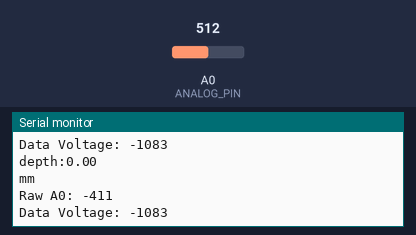
The sketch below on a simulated Arduino Uno, built with avr-gcc and run on an emulated ATmega328P. Parts: the last lines printed to the serial monitor. The inputs (shaded band) are chosen by the test bench; at power-on: A0 (ANALOG_PIN) = 512.

Above: at 1.2 s.
1.3 s: A0 (ANALOG_PIN) set to 537
At 2.4 s:
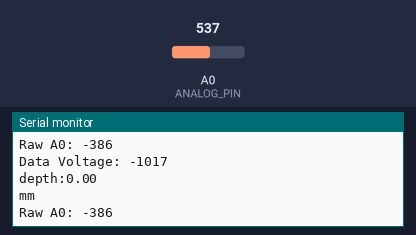
2.8 s: A0 (ANALOG_PIN) set to 551
At 3.4 s:
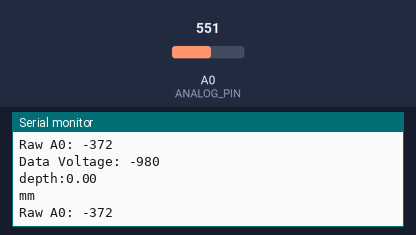
5.8 s: A0 (ANALOG_PIN) set to 812
At 6.7 s:
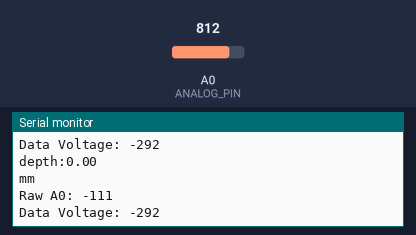
7.3 s: A0 (ANALOG_PIN) set to 839
At 8.1 s:
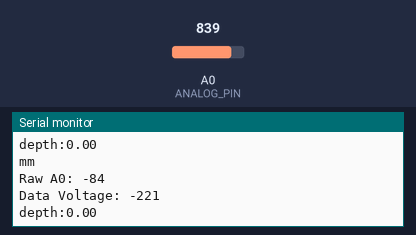
Timing chart, 0 to 10.3 s (numbered marks = the images above; inputs shaded):
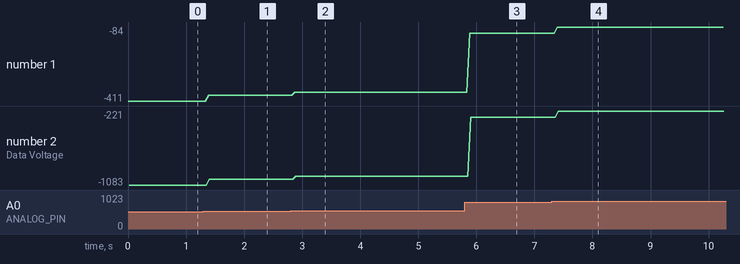

Measured:
- the behaviour switches between 823 and 824 on A0 (ANALOG_PIN) (found by bisection; images 3 and 4)
- after the input at 1.3 s, the serial monitor: prints a new line after 0.09 s (image 1)
- after the input at 2.8 s, the serial monitor: prints a new line after 0.07 s (image 2)
- after the input at 5.8 s, the serial monitor: prints a new line after 0.09 s (image 3)
- after the input at 7.3 s, the serial monitor: prints a new line after 0.10 s (image 4)
- plotted number 1: -411 → -386 after the input at 1.3 s, -386 → -372 after the input at 2.8 s, -372 → -111 after the input at 5.8 s, -111 → -84 after the input at 7.3 s
- plotted number 2: -1083 → -1017 after the input at 1.3 s, -1017 → -980 after the input at 2.8 s, -980 → -292 after the input at 5.8 s, -292 → -221 after the input at 7.3 s

The sketch:

Arduino--pressure_sensor.ino
```cpp
// (licence header left out)
    #define ANALOG_PIN A0
    #define RANGE 5000 // Depth measuring range 5000mm (for water)

    #define VREF 2700 // ADC's reference voltage on your Arduino,typical value:5000mV

    #define CURRENT_INIT 4.00 // Current @ 0mm (uint: mA)
    #define DENSITY_WATER 1  // Pure water density normalized to 1
    #define DENSITY_GASOLINE 0.74  // Gasoline density
    #define PRINT_INTERVAL 70

    int16_t dataVoltage;
    int16_t rawAO;
    int16_t average = 0;
    int16_t total = 0;
    float dataCurrent, depth; //unit:mA
    unsigned long timepoint_measure;
    int i = 0;
    int count = 0;

    void setup()
    {
      Serial.begin(9600);
      pinMode(ANALOG_PIN, INPUT);
      timepoint_measure = millis();
    }

    void loop()
    {

      total += analogRead(ANALOG_PIN);
      i++;
      count++;

      //if (millis() - timepoint_measure > PRINT_INTERVAL) {
      if (count > PRINT_INTERVAL) {
        count = 0;

        dataVoltage = total / i;
        i = 0;
        total = 0;

        //dataVoltage = analogRead(ANALOG_PIN);
        Serial.print("Raw A0: ");
        Serial.println(dataVoltage);
        //Used to check if 168 or less
        rawAO = dataVoltage;
        dataVoltage = dataVoltage / 1024.0 * VREF;

        Serial.print("Data Voltage: ");
        Serial.println(dataVoltage);


        //dataCurrent = dataVoltage / 120.0; //Sense Resistor:120ohm
        //depth = (dataCurrent - CURRENT_INIT) * (RANGE/ DENSITY_WATER / 16.0); //Calculate depth from current readings

        //Slope equation for pressure sensor. X10 to convert to millimeters
        depth = (dataVoltage * 1.258 + 161.818)* 10;

        // rawAO of 168 and lower indicates that depth is 0
        if (depth < 0 || rawAO <= 168)
        {
          depth = 0.0;
        }

        //Serial print results
        Serial.print("depth:");
        Serial.println(depth);
        Serial.println("mm");


      }
    }
```
